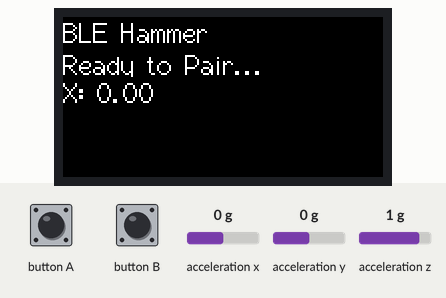
Recording of a sketch running on a simulated ESP32. On the bench: 160×80 colour display. The test bench sets the inputs (shaded band); at power-on: acceleration x 0 g, acceleration y 0 g, acceleration z 1 g. USB keyboard and mouse output is not drawn.

Above: at 1.3 s.
1.4 s: acceleration x set to -1.4 g
At 2.8 s:
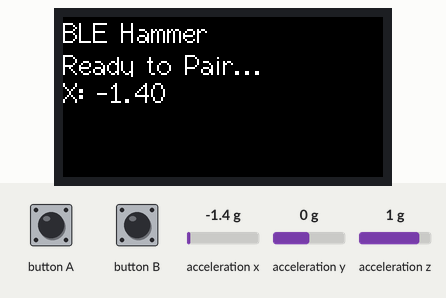
4.4 s: acceleration x set to -0.8 g
At 5.1 s:
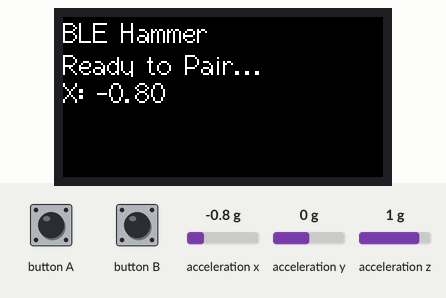
5.9 s: acceleration x set to 0.8 g
At 6.3 s:
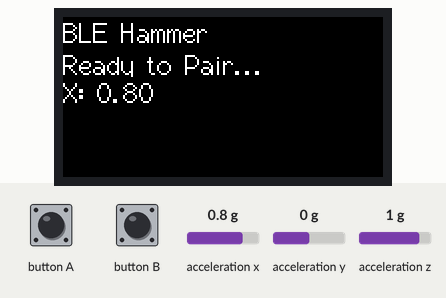
Timing chart, 0 to 8.9 s (numbered marks = the images above; inputs shaded):
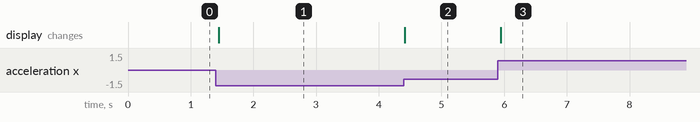

The sketch:

blekeyboard.ino.ino
```cpp
#include <M5StickC.h>  // 初期型M5StickC用ヘッダー
#include <BleKeyboard.h>

BleKeyboard bleKeyboard("M5-Daruma-Hammer");
float threshold = 2.0; // 振りの強さのしきい値。反応が鈍い場合は下げ、敏感すぎる場合は上げてください。

void setup() {
  M5.begin();           // LCD、UART、I2C、IMUを初期化
  M5.IMU.Init();        // IMU（加速度センサ）を個別に初期化
  bleKeyboard.begin();

  M5.Lcd.setRotation(1); // 画面を横向きに設定
  M5.Lcd.fillScreen(BLACK);
  M5.Lcd.setCursor(0, 0, 2);
  M5.Lcd.println("BLE Hammer");
  M5.Lcd.println("Ready to Pair...");
}

void loop() {
  M5.update(); // ボタン状態などの更新

  if(bleKeyboard.isConnected()) {
    float accX, accY, accZ;
    M5.IMU.getAccelData(&accX, &accY, &accZ); // 加速度データの取得

    if (M5.BtnA.wasPressed()){
    // 正面のボタンを押したら
      bleKeyboard.write('r');
      delay(100);
    }
    // M5StickCを「画面を自分に向けて」持った場合、水平の振りはaccXに反応します
    if (accX > threshold) {
      M5.Lcd.fillScreen(GREEN);
      bleKeyboard.press(KEY_RIGHT_ARROW);
      delay(50);
      bleKeyboard.releaseAll();
      M5.Lcd.fillScreen(BLACK);
    } else if (accX < -threshold) {
      M5.Lcd.fillScreen(RED);
      bleKeyboard.press(KEY_LEFT_ARROW);
      delay(50);
      bleKeyboard.releaseAll();
      M5.Lcd.fillScreen(BLACK);
    }

    // 画面に現在の加速度を表示（調整用）
    M5.Lcd.setCursor(0, 30, 2);
    M5.Lcd.printf("X: %.2f  ", accX);
  } else {
    // 未接続時は青い画面
    static bool showed_pairing = false;
    if(!showed_pairing){
      M5.Lcd.fillScreen(BLUE);
      M5.Lcd.setCursor(0, 0, 2);
      M5.Lcd.println("Pairing...");
      showed_pairing = true;
    }
  }
  delay(10);
}
```

Measured:
- after the input at 1.4 s, the display: changes at once (image 1)
- after the input at 4.4 s, the display: changes at once (image 2)
- after the input at 5.9 s, the display: changes after 0.05 s (image 3)
